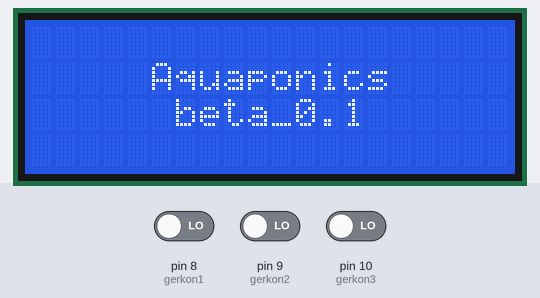
Simulated run of this sketch. Board: Arduino Uno, built with avr-gcc and run on an emulated ATmega328P. On the bench: 20×4 character LCD. The inputs (shaded band) are chosen by the test bench; at power-on: pin 8 (gerkon1) LOW, pin 9 (gerkon2) LOW, pin 10 (gerkon3) LOW. What the sketch prints to the serial monitor is not drawn.

Above: at 0.1 s.
3.3 s: pin 8 (gerkon1) driven HIGH
At 3.9 s:
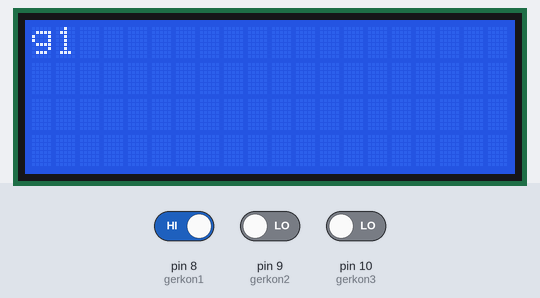
4.8 s: pin 9 (gerkon2) driven HIGH
At 5.05 s:
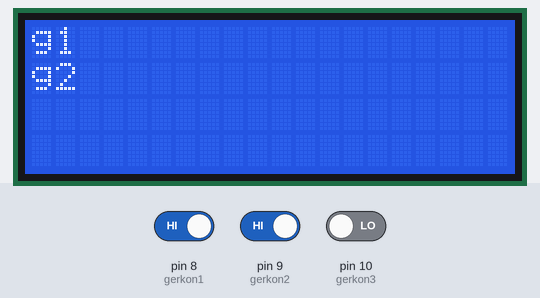
7.6 s: pin 10 (gerkon3) driven HIGH
At 7.7 s:
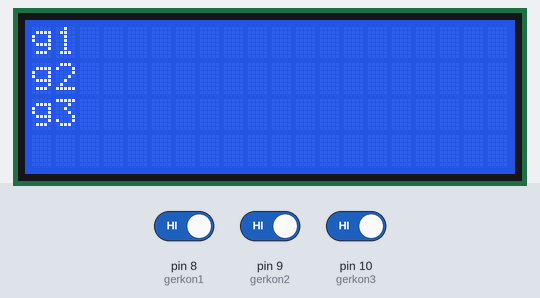
10.6 s: pin 8 (gerkon1) driven LOW
At 10.96 s:
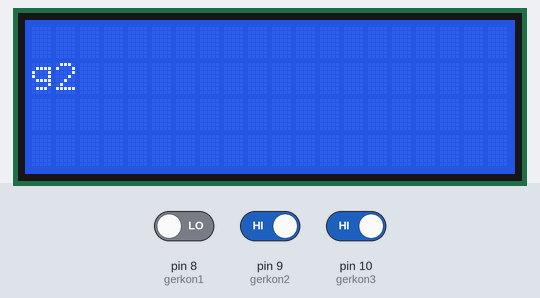
12.3 s: pin 9 (gerkon2) driven LOW
At 13.1 s:
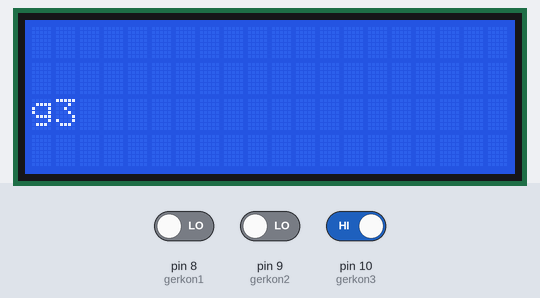
14.0 s: pin 10 (gerkon3) driven LOW
At 14.7 s:
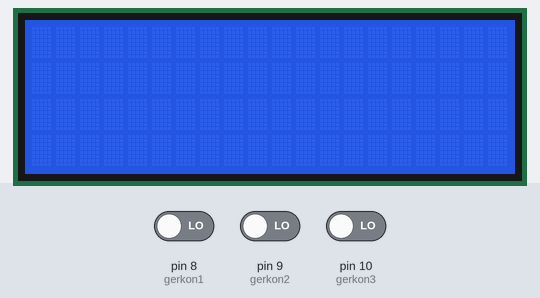
Timing chart, 0 to 16.6 s (numbered marks = the images above; inputs shaded):
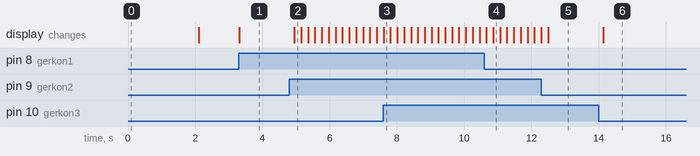

The sketch:

sketch_jul04a.ino
```cpp
#include <OneWire.h>
#include <DallasTemperature.h>
#include <Wire.h>
#include <LiquidCrystal_I2C.h>
LiquidCrystal_I2C lcd(0x27,20,4);
#include <dht.h>
dht DHT;
#define DHT22_PIN 12                    //DHT data pin here I used D7 you can change it
#define ONE_WIRE_BUS 2                  // Указываем пин подключения data-вывода датчика температуры
#define term_power 4                    // Указываем пин подключения питания датчика температуры
OneWire oneWire(ONE_WIRE_BUS);          // Сообщаем библиотеке об устройстве, работающем по протоколу 1-Wire
DallasTemperature sensors(&oneWire);    // Связываем функции библиотеки DallasTemperature с нашим 1-Wire устройством (DS18B20)
#if defined(__AVR__)
#define OPERATING_VOLTAGE   5.0
#define ZERO_SHIFT          0
#else
#define OPERATING_VOLTAGE   3.3
#define ZERO_SHIFT          1.1
#endif
#define CALIBRATION_FACTOR  3.5          // Коэффициент перевода напряжения в концентрацию pH
constexpr auto pinSensor = A0;           // Назначаем пин для подключения датчика


unsigned long prev_ms1 = 0;
unsigned long prev_ms2 = 0;
unsigned long prev_ms3 = 0;

int gerkon1 = 8;
int gerkon2 = 9;
int gerkon3 = 10;

bool g1 = false;
bool g2 = false;
bool g3 = false;

void setup()
{
  Serial.begin(9600);
  sensors.begin();                  // Запускаем библиотеку измерения температуры
  pinMode(term_power, OUTPUT);      // Определяем пин подключения питания датчика температуры
  lcd.init();                       // Инициализация lcd
  lcd.backlight();                  // Включаем подсветку
  lcd.setCursor(5, 1);              //Устанавливаем координаты текста
  lcd.print("Aquaponics");
  lcd.setCursor(6, 2);
  lcd.print("beta_0.1");

  pinMode(gerkon1, INPUT);
  pinMode(gerkon2, INPUT);
  pinMode(gerkon3, INPUT);

  delay(2000);
}
void loop()
{

  lcd.clear();


//unsigned long currentTime1 = millis();
 if(millis() - prev_ms1 >= 10)
 {
  g1 = digitalRead(gerkon1);
  if (g1 == HIGH){
    prev_ms1 = millis();
    lcd.setCursor(0,0);
    lcd.print("g1");
    g1 = LOW;
    Serial.println("g1");
        delay(200);
  }
    else
    {

    }
 }

//unsigned long currentTime2 = millis();
if (millis() - prev_ms2 >= 10)
{
    g2 = digitalRead(gerkon2);
  prev_ms2 = millis();
   if (g2 == HIGH)
   {
    lcd.setCursor(0,1);
    lcd.print("g2");
    Serial.println("g2");
    delay(200);
    }
    else
    {

    }
}

//unsigned long currentTime3 = millis();
 if(millis() - prev_ms3 >= 10)
 {
      g3 = digitalRead(gerkon3);
   prev_ms3 = millis();
    if (g3 == HIGH)
   {
    lcd.setCursor(0,2);
    lcd.print("g3");
    Serial.println("g3");
        delay(200);
   }
    else
   {

   }
}
}
```

Measured:
- after the input at 3.3 s, the display: changes at once (image 1)
- after the input at 4.8 s, the display: changes after 0.15 s (image 2)
- after the input at 7.6 s, the display: changes at once (image 3)
- after the input at 12.3 s, the display: changes after 0.20 s (image 5)
- after the input at 14.0 s, the display: changes after 0.14 s (image 6)
